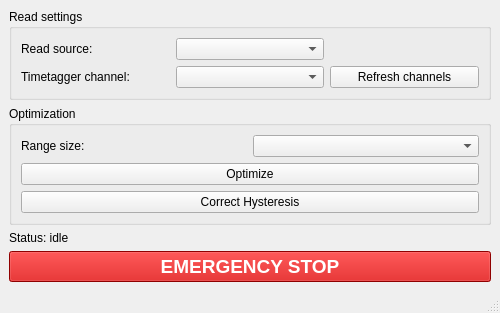
<?xml version="1.0" encoding="UTF-8"?>
<ui version="4.0">
 <class>MainWindow</class>
 <widget class="QMainWindow" name="MainWindow">
  <property name="geometry">
   <rect><x>0</x><y>0</y><width>500</width><height>260</height></rect>
  </property>
  <property name="windowTitle">
   <string>Auto Alignment</string>
  </property>
  <widget class="QWidget" name="centralwidget">
   <layout class="QVBoxLayout" name="verticalLayout">
    <item>
     <widget class="QGroupBox" name="readGroupBox">
      <property name="title"><string>Read settings</string></property>
      <layout class="QGridLayout" name="readLayout">
       <item row="0" column="0"><widget class="QLabel" name="readSourceLabel"><property name="text"><string>Read source:</string></property></widget></item>
       <item row="0" column="1"><widget class="QComboBox" name="readSourceComboBox"/></item>
       <item row="1" column="0"><widget class="QLabel" name="channelLabel"><property name="text"><string>Timetagger channel:</string></property></widget></item>
       <item row="1" column="1"><widget class="QComboBox" name="channelComboBox"/></item>
       <item row="1" column="2"><widget class="QPushButton" name="refreshChannelsButton"><property name="text"><string>Refresh channels</string></property></widget></item>
      </layout>
     </widget>
    </item>
    <item>
     <widget class="QGroupBox" name="optimizeGroupBox">
      <property name="title"><string>Optimization</string></property>
      <layout class="QGridLayout" name="optimizeLayout">
       <item row="0" column="0"><widget class="QLabel" name="rangeSizeLabel"><property name="text"><string>Range size:</string></property></widget></item>
       <item row="0" column="1"><widget class="QComboBox" name="rangeSizeComboBox"/></item>
       <item row="1" column="0" colspan="2"><widget class="QPushButton" name="optimizeButton"><property name="text"><string>Optimize</string></property></widget></item>
       <item row="2" column="0" colspan="2"><widget class="QPushButton" name="correctHysteresisButton"><property name="text"><string>Correct Hysteresis</string></property></widget></item>
      </layout>
     </widget>
    </item>
    <item>
     <widget class="QLabel" name="statusLabel">
      <property name="text"><string>Status: idle</string></property>
     </widget>
    </item>
    <item>
     <widget class="QPushButton" name="emergencyStopButton">
      <property name="minimumHeight"><number>50</number></property>
      <property name="styleSheet"><string notr="true">background-color: rgb(200, 0, 0); color: white; font-weight: bold; font-size: 14pt;</string></property>
      <property name="text"><string>EMERGENCY STOP</string></property>
     </widget>
    </item>
   </layout>
  </widget>
  <widget class="QStatusBar" name="statusbar"/>
 </widget>
 <resources/>
 <connections/>
</ui>
